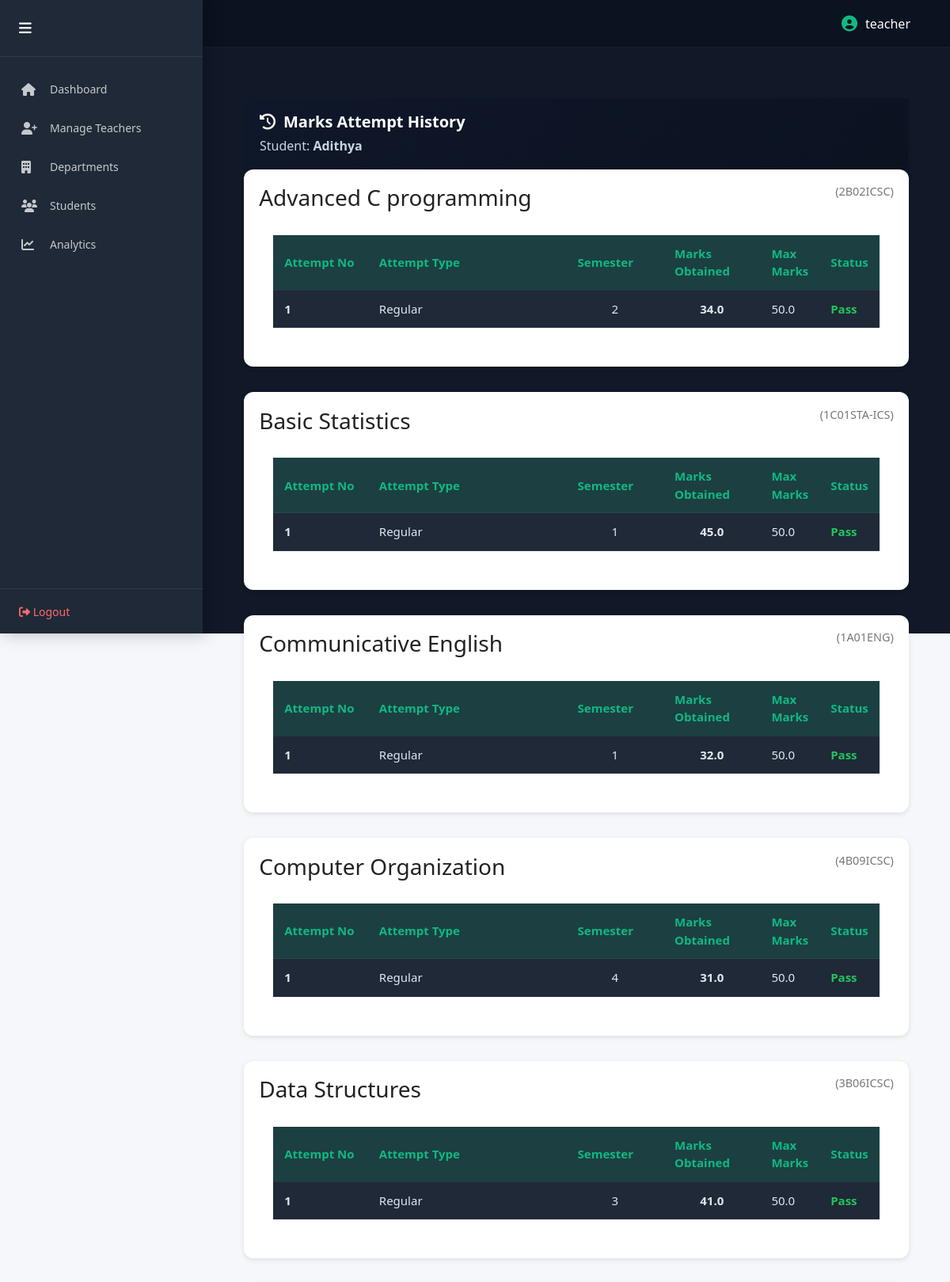
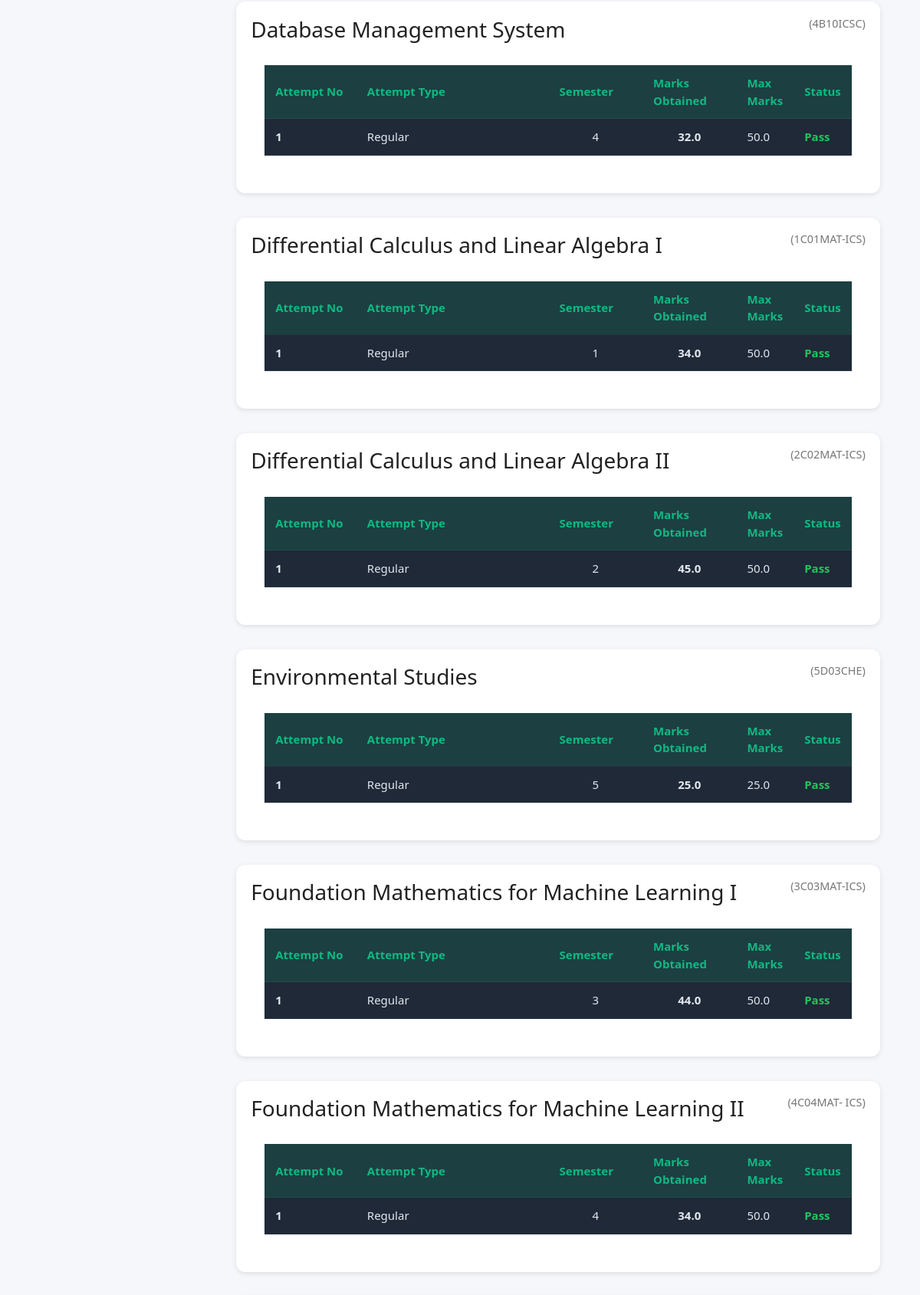
/student/4/attempts/ (signed in, upper part), run on the app's committed database (2 pictures, top to bottom).
### results/models.py (models this page shows, shortened)
class Student(models.Model):
    GENDER_CHOICES = [
        ('M', 'Male'),
        ('F', 'Female'),
        ('O', 'Other'),
    ]
    CASTE_CHOICES = [
        ('GEN', 'General'),
        ('OBC', 'OBC'),
        ('SC', 'SC'),
        ('ST', 'ST'),
        ('OTHER', 'Other'),
    ]
    RELIGION_CHOICES = [
        ('HINDU', 'Hindu'),
        ('MUSLIM', 'Muslim'),
        ('CHRISTIAN', 'Christian'),
        ('SIKH', 'Sikh'),
        ('BUDDHIST', 'Buddhist'),
        ('JAIN', 'Jain'),
        ('OTHER', 'Other'),
    ]
    reg_no = models.CharField(max_length=20, unique=True)
    name = models.CharField(max_length=100)
    dob = models.DateField()
    course = models.CharField(max_length=100, default="B.Sc Computer Science")
    semester = models.IntegerField(default=1)
    gender = models.CharField(max_length=1, choices=GENDER_CHOICES)
    caste = models.CharField(max_length=10, choices=CASTE_CHOICES)
    religion = models.CharField(max_length=20, choices=RELIGION_CHOICES)
    syllabus = models.ForeignKey(Syllabus, on_delete=models.PROTECT, null=True, blank=True)
    address = models.TextField()
    pin_code = models.CharField(max_length=6)
    academic_year = models.CharField(max_length=20, default="2024-25")
    photo = models.ImageField(upload_to="students/", blank=True, null=True)
    department = models.ForeignKey(
        Department,
        on_delete=models.PROTECT,
        null=True,
        blank=True)
    course = models.CharField(max_length=100, default="B.Sc Computer Science")
    course_ref = models.ForeignKey(
        Course,
        on_delete=models.SET_NULL,
        null=True,
        blank=True,
        related_name="students"
    )

class Subject(models.Model):
    TYPE_CHOICES = [
        ("CORE", "Core"),
        ("ELECTIVE", "Elective"),
    ]
    name = models.CharField(max_length=100)
    code = models.CharField(max_length=20)
    semester_number = models.IntegerField(default=1)
    credits = models.FloatField(default=3.0)
    max_marks = models.PositiveIntegerField(default=50)
    syllabus = models.ForeignKey(
        Syllabus,
        on_delete=models.CASCADE,
        null=True,
        blank=True
    )
    course_ref = models.ForeignKey(
        Course,
        on_delete=models.SET_NULL,
        null=True,
        blank=True,
        related_name="subjects"
    )
    subject_type = models.CharField(
    max_length=10,
    choices=[("CORE", "Core"), ("ELECTIVE", "Elective")],
    default="CORE"
)
    elective_group = models.CharField(
    max_length=50,
    blank=True,
    null=True
)

class Mark(models.Model):
    semester = models.ForeignKey("Semester", on_delete=models.CASCADE, related_name="marks")
    subject = models.ForeignKey("Subject", on_delete=models.CASCADE)
    marks_obtained = models.FloatField()
    max_marks = models.FloatField(default=50)
    attempt_type = models.CharField(
        max_length=20,
        choices=[
            ("Regular", "Regular"),
            ("Supply/Improvement", "Supply/Improvement"),
        ],
        default="Regular",
    )
    attempt_no = models.IntegerField(default=1)

class Semester(models.Model):
    number = models.IntegerField()
    student = models.ForeignKey(Student, on_delete=models.CASCADE, related_name="semesters")

### results/views.py (the view)
# urls.py: path("student/<int:student_id>/attempts/", views.view_all_attempts, name="view_all_attempts"),
@login_required(login_url='teacher_login')
@user_passes_test(lambda u: u.is_staff or u.is_superuser)
def view_all_attempts(request, student_id):
    student = get_object_or_404(Student, id=student_id)
    if not request.user.is_superuser:
        if student.department != request.user.teacher.department:
            return redirect("teacher_dashboard")
    all_marks = (
        Mark.objects.filter(semester__student=student)
        .select_related("subject", "semester")
        .order_by("subject__name", "attempt_no")
    )
    subject_attempts = defaultdict(list)
    for mark in all_marks:
        try:
            max_m = float(mark.max_marks or 0)
            obtained = float(mark.marks_obtained or 0)
            mark.passed = (max_m > 0) and (obtained >= 0.4 * max_m)
        except Exception:
            mark.passed = False
        subject_attempts[mark.subject].append(mark)
    return render(request, "view_all_attempts.html", {
        "student": student,
        "subject_attempts": dict(subject_attempts)
    })

### results/context_processors.py (called while the page is built)
def role_flags(request):
    return {
        "is_hod_user": request.user.groups.filter(name="HOD").exists()
    }

### templates/view_all_attempts.html (shortened to what this page needs)
{% extends "base.html" %}
{% load static %}
{% block content %}
<link rel="stylesheet" href="{% static 'css/add_marks_single.css' %}">
<div class="container py-4">
    <div class="form-header">
        <h2><i class="fas fa-history"></i> Marks Attempt History</h2>
        <p>Student: <strong>{{ student.name }}</strong></p>
    </div>
    {% if subject_attempts %}
        {% for subject, attempts in subject_attempts.items %}
        <div class="subject-card">
            <h3>{{ subject.name }} <span class="subject-code">({{ subject.code }})</span></h3>
            <div class="table-responsive">
                <table class="marks-table">
                    <thead>
                        <tr>
                            <th>Attempt No</th>
                            <th>Attempt Type</th>
                            <th>Semester</th>
                            <th>Marks Obtained</th>
                            <th>Max Marks</th>
                            <th>Status</th>
                        </tr>
                    </thead>
                    <tbody>
                        {% for mark in attempts %}
                        <tr>
                            <td>{{ mark.attempt_no }}</td>
                            <td>{{ mark.attempt_type }}</td>
                            <td>{{ mark.semester.number }}</td>
                            <td>{{ mark.marks_obtained }}</td>
                            <td>{{ mark.max_marks }}</td>
                            <td>
                                {% if mark.passed %}
                                    <span class="pass">Pass</span>
                                {% else %}
                                    <span class="fail">Fail</span>
                                {% endif %}
                            </td>
                        </tr>
                        {% endfor %}
                    </tbody>
                </table>
            </div>
        </div>
        {% endfor %}
    {% else %}
        <p>No marks data available.</p>
    {% endif %}
</div>
{% endblock %}

### templates/base.html (shortened to what this page needs)
{% load static %}
<!DOCTYPE html>
<html lang="en">
<head>
    <link href="https://cdn.jsdelivr.net/npm/bootstrap@5.3.2/dist/css/bootstrap.min.css" rel="stylesheet">
    <link href="https://cdnjs.cloudflare.com/ajax/libs/font-awesome/6.4.2/css/all.min.css" rel="stylesheet">
    <link href="{% static 'css/style.css' %}" rel="stylesheet">
    <link href="{% static 'css/panel.css' %}" rel="stylesheet">
</head>
<body class="
{% if user.is_superuser %}admin-mode
{% elif user.is_staff %}teacher-mode
{% endif %}
">
<div class="dashboard-container">
{% if user.is_authenticated and user.is_staff %}
<aside class="sidebar {% if user.is_superuser %}admin-sidebar{% endif %}" id="sidebar">
    <div class="sidebar-header">
        <button class="sidebar-toggle" id="sidebarToggle">
            <i class="fa-solid fa-bars"></i>
        </button>
    </div>
<nav class="sidebar-nav">
    {% if user.is_superuser %}
        <a href="{% url 'admin_dashboard' %}"
           class="nav-item {% if request.resolver_match.url_name == 'admin_dashboard' %}active{% endif %}">
            <i class="fa-solid fa-house"></i>
            <span>Dashboard</span>
        </a>
        <a href="{% url 'add_teacher' %}"
           class="nav-item {% if request.resolver_match.url_name == 'add_teacher' %}active{% endif %}">
            <i class="fa-solid fa-user-plus"></i>
            <span>Manage Teachers</span>
        </a>
        <a href="{% url 'manage_departments' %}"
           class="nav-item {% if request.resolver_match.url_name == 'manage_departments' %}active{% endif %}">
            <i class="fa-solid fa-building"></i>
            <span>Departments</span>
        </a>
        <a href="{% url 'student_search' %}"
           class="nav-item {% if request.resolver_match.url_name == 'student_search' %}active{% endif %}">
            <i class="fa-solid fa-users"></i>
            <span>Students</span>
        </a>
        <a href="{% url 'admin_department_analysis' %}"
           class="nav-item {% if request.resolver_match.url_name == 'admin_department_analysis' %}active{% endif %}">
            <i class="fa-solid fa-chart-line"></i>
            <span>Analytics</span>
        </a>
    {% endif %}
</nav>
    <div class="sidebar-footer">
        <form method="POST" action="{% url 'logout' %}">
            <button type="submit" class="logout-btn">
                <i class="fa-solid fa-right-from-bracket"></i> Logout
            </button>
        </form>
    </div>
</aside>
{% endif %}
<div class="main-content">
    <nav class="topbar">
        <div class="topbar-right">
            {% if user.is_authenticated %}
            <div class="user-info">
                <i class="fa-solid fa-user-circle"></i>
                <span>{{ user.username }}</span>
            </div>
            {% endif %}
        </div>
    </nav>
    <div class="content-area">
        {% block content %}{% endblock %}
    </div>
</div>
</div>
</body>
</html>

### static/css/style.css (style rules this page uses)
.user-info { color: #ffffff; font-weight: 500; margin-right: 20px; display: flex; align-items: center; }
.user-info i { font-size: 20px; color: #00d9ff; }
.logout-btn { color: #ff6b6b !important; }

### static/css/panel.css (style rules this page uses)
:root { --primary: #0f1c3f; --primary-dark: #0a142e; --primary-light: #1b2a5a; --accent: #3da9fc; --bg-light: #f4f6fb; --text-dark: #1e293b; --text-light: #94a3b8; --border: #e2e8f0; --transition: all 0.3s ease; }
* { margin: 0; padding: 0; box-sizing: border-box; }
body { font-family: 'Segoe UI', sans-serif; background: #111827; }
.dashboard-container { display: flex; min-height: 100vh; }
.sidebar { position: fixed; left: 0; top: 0; height: 100vh; width: 260px; background: var(--primary-dark); color: white; display: flex; flex-direction: column; z-index: 1000; transition: var(--transition); box-shadow: 4px 0 20px rgba(0, 0, 0, 0.25); overflow-y: auto; }
.sidebar-header { padding: 22px 24px; border-bottom: 1px solid rgba(255, 255, 255, 0.08); display: flex; align-items: center; justify-content: space-between; font-weight: 600; }
.sidebar-toggle { background: none; border: none; color: white; font-size: 18px; cursor: pointer; transition: var(--transition); }
.sidebar-nav { flex: 1; padding: 16px 0; }
.nav-item { display: flex; align-items: center; gap: 14px; padding: 14px 24px; color: rgba(255, 255, 255, 0.75); text-decoration: none; transition: var(--transition); font-size: 14px; border-left: 3px solid transparent; }
.nav-item i { font-size: 16px; width: 22px; }
.sidebar-footer { padding: 16px 24px; border-top: 1px solid rgba(255, 255, 255, 0.08); }
.logout-btn { background: none; border: none; color: #ff6b6b; font-size: 14px; cursor: pointer; transition: var(--transition); }
.main-content { flex: 1; margin-left: 260px; transition: var(--transition); display: flex; flex-direction: column; }
.topbar { height: 60px; background: var(--primary); display: flex; align-items: center; justify-content: flex-end; padding: 0 30px; color: white; border-bottom: 1px solid rgba(255, 255, 255, 0.05); }
.user-info { display: flex; align-items: center; gap: 10px; font-weight: 500; }
.user-info i { color: var(--accent); }
.content-area { padding: 40px; flex: 1; }
.sidebar { position: fixed; left: 0; top: 0; width: 256px; height: 100vh; background: var(--primary-dark); transition: width 0.3s ease; overflow: hidden; }
.main-content { margin-left: 256px; transition: margin-left 0.3s ease; }
.sidebar .nav-item span { transition: opacity 0.2s ease; }

### templates/view_all_attempts.html (style rules this page uses)
.subject-card { background: white; border-radius: 12px; padding: 1.2rem; margin-bottom: 2rem; box-shadow: 0 2px 6px rgba(0,0,0,0.1); }
.subject-card h3 { color: #222; margin-bottom: 10px; display: flex; justify-content: space-between; }
.subject-card .subject-code { font-size: 0.9rem; color: #777; }
.pass { color: #0a8f08; font-weight: bold; }

### data on the page
Student: name "Adithya"
Subject: name "Advanced C programming", code "2B02ICSC"
Mark: attempt_no "1", attempt_type "Regular", semester.number "2", marks_obtained "34.0", max_marks "50.0", shows "Pass"
Subject: name "Basic Statistics", code "1C01STA-ICS"
Mark: attempt_no "1", attempt_type "Regular", semester.number "1", marks_obtained "45.0", max_marks "50.0", shows "Pass"
Subject: name "Communicative English", code "1A01ENG"
Mark: attempt_no "1", attempt_type "Regular", semester.number "1", marks_obtained "32.0", max_marks "50.0", shows "Pass"
Subject: name "Computer Organization", code "4B09ICSC"
Mark: attempt_no "1", attempt_type "Regular", semester.number "4", marks_obtained "31.0", max_marks "50.0", shows "Pass"
Subject: name "Data Structures", code "3B06ICSC"
Mark: attempt_no "1", attempt_type "Regular", semester.number "3", marks_obtained "41.0", max_marks "50.0", shows "Pass"
Subject: name "Database Management System", code "4B10ICSC"
Mark: attempt_no "1", attempt_type "Regular", semester.number "4", marks_obtained "32.0", max_marks "50.0", shows "Pass"
Subject: name "Differential Calculus and Linear Algebra I", code "1C01MAT-ICS"
Mark: attempt_no "1", attempt_type "Regular", semester.number "1", marks_obtained "34.0", max_marks "50.0", shows "Pass"
Subject: name "Differential Calculus and Linear Algebra II", code "2C02MAT-ICS"
Mark: attempt_no "1", attempt_type "Regular", semester.number "2", marks_obtained "45.0", max_marks "50.0", shows "Pass"
Subject: name "Environmental Studies", code "5D03CHE"
Mark: attempt_no "1", attempt_type "Regular", semester.number "5", marks_obtained "25.0", max_marks "25.0", shows "Pass"
Subject: name "Foundation Mathematics for Machine Learning I", code "3C03MAT-ICS"
Mark: attempt_no "1", attempt_type "Regular", semester.number "3", marks_obtained "44.0", max_marks "50.0", shows "Pass"
Subject: name "Foundation Mathematics for Machine Learning II", code "4C04MAT- ICS"
Mark: attempt_no "1", attempt_type "Regular", semester.number "4", marks_obtained "34.0", max_marks "50.0", shows "Pass"

### other printed values
{{ user.username }} "teacher"
